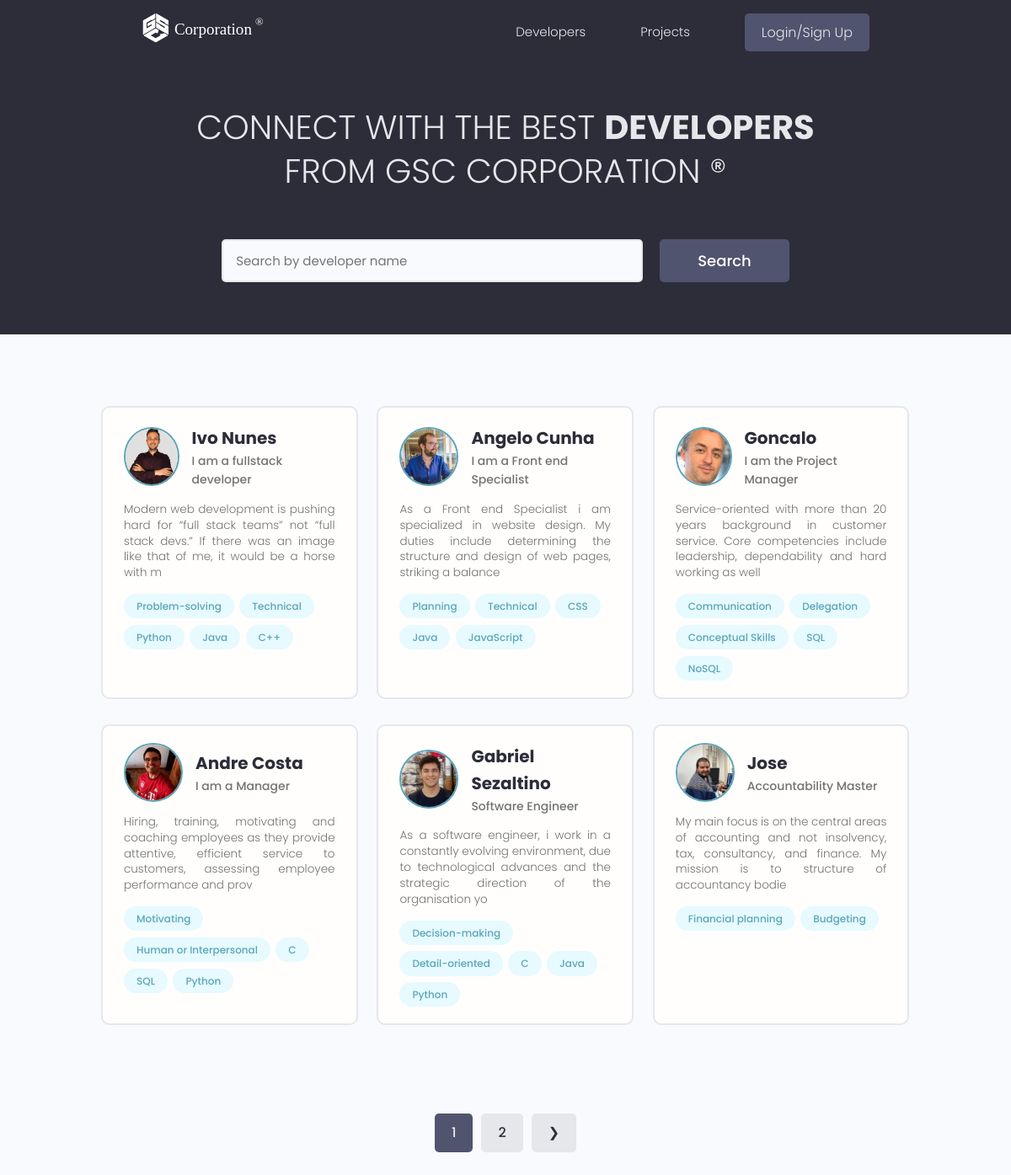
The page / on the database its author committed.
### users/models.py (models this page shows, shortened)
class Profile(models.Model):
    user = models.OneToOneField(User, on_delete=models.CASCADE, null=True, blank=True)
    username = models.CharField(max_length=200, blank=True, null=True)
    name = models.CharField(max_length=200, blank=True, null=True)
    email = models.EmailField(max_length=500, blank=True, null=True)
    location = models.CharField(max_length=200, blank=True, null=True)
    short_intro = models.CharField(max_length=200, blank=True, null=True)
    bio = models.TextField(blank=True, null=True)
    profile_image = models.ImageField(null=True, blank=True, upload_to="profiles/", default="profiles/user-default.png")
    social_github = models.CharField(max_length=200, blank=True, null=True)
    social_twitter = models.CharField(max_length=200, blank=True, null=True)
    social_linkedin = models.CharField(max_length=200, blank=True, null=True)
    social_website = models.CharField(max_length=200, blank=True, null=True)
    created = models.DateTimeField(auto_now_add=True)
    id = models.UUIDField(default=uuid.uuid4, unique=True, primary_key=True, editable=False)
    class Meta:
        ordering=['created']

class Skill(models.Model):
    owner = models.ForeignKey(Profile, on_delete=models.CASCADE, null=True, blank=True)
    name = models.CharField(max_length=200, blank=True, null=True)
    description = models.TextField(blank=True, null=True)
    created = models.DateTimeField(auto_now_add=True)
    id = models.UUIDField(default=uuid.uuid4, unique=True, primary_key=True, editable=False)
    def __str__(self):
        return str(self.name )

### users/views.py (the view)
# urls.py: path('', views.profiles, name='profiles'),
def profiles(request):
    profiles, search_query = search_profiles(request)
    custom_range, profiles = pagination_profiles(request, profiles, 6)
    context ={
        'profiles':profiles,'search_query':search_query,
        'custom_range':custom_range,
    }
    return render(request, 'users/profiles.html', context)

### users/utils.py (called while the page is built)
def search_profiles(request):
    search_query = ""
    if request.GET.get('search_query'):
        search_query = request.GET.get('search_query')
    skills = Skill.objects.filter(name__icontains=search_query)
    profiles = Profile.objects.distinct().filter(Q(name__icontains=search_query) |
                                                 Q(short_intro__icontains=search_query) |
                                                 Q(skill__in=skills))
    return profiles, search_query

def pagination_profiles(request, profiles, results):
    page = request.GET.get('page')
    paginator = Paginator(profiles, results)
    try:
        profiles = paginator.page(page)
    except PageNotAnInteger:
        page=1
        profiles = paginator.page(page)
    except EmptyPage:
        page = paginator.num_pages
    left_index = (int(page)-4)
    if left_index < 1:
        left_index = 1
    right_index = (int(page)+5)
    if right_index > paginator.num_pages:
        right_index = paginator.num_pages+1
    custom_range = range(left_index, right_index)
    return custom_range, profiles

### users/templates/users/profiles.html (shortened to what this page needs)
{% extends 'main.html' %}
{% block content %}
 <main class="home">
    <section class="hero-section text-center">
      <div class="container container--narrow">
        <div class="hero-section__box">
          <h2>CONNECT WITH THE BEST <span>DEVELOPERS</span></h2>
          <h2>FROM GSC CORPORATION ®</h2>
        </div>
        <div class="hero-section__search">
          <form id="search_form" class="form" action="{% url 'profiles' %}" method="get">
            <div class="form__field">
              <input class="input input--text" id="formInput#search" type="text" name="search_query"
                value="{{search_query}}" placeholder="Search by developer name" />
            </div>
            <input class="btn btn--sub btn--lg" type="submit" value="Search" />
          </form>
        </div>
      </div>
    </section>
    <section class="devlist">
      <div class="container">
        <div class="grid grid--three">
            {% for profile in profiles %}
          <div class="column card">
            <div class="dev">
              <a href="{% url 'profile' profile.id %}" class="card__body">
                <div class="dev__profile">
                  <img class="avatar avatar--md" src="{{profile.profile_image.url}}" alt="image" />
                  <div class="dev__meta">
                    <h3>{{profile.name}}</h3>
                    <h5>{{profile.short_intro}}</h5>
                  </div>
                </div>
                <p class="dev__info">
                  {{profile.bio|slice:"150"}}
                </p>
                <div class="dev__skills">
                    {% for skill in profile.skill_set.all|slice:5 %}
                  <span class="tag tag--pill tag--main">
                    <small>{{skill}}</small>
                  </span>
                  {% endfor %}
                </div>
              </a>
            </div>
          </div>
          {% endfor %}
        </div>
      </div>
    </section>
    {% include 'pagination.html' with queryset=profiles custom_range=custom_range %}
  </main>
{% endblock content %}

### templates/main.html (shortened to what this page needs)
{% load static %}
<!DOCTYPE html>
<html lang="en">
<head>
  <link rel="stylesheet" href="https://cdn.iconmonstr.com/1.3.0/css/iconmonstr-iconic-font.min.css" />
  <link rel="stylesheet" href="{% static 'uikit/styles/uikit.css' %}" />
  <link rel="stylesheet" href="{% static 'styles/app.css'%}" />
</head>
<body>
   {% include 'navbar.html' %}
   {% block content %}
   {% endblock content %}
</body>
</html>

### templates/navbar.html (shortened to what this page needs)
{% load static %}
<header class="header">
    <div class="container container--narrow">
      <a href="{% url 'profiles' %}" class="header__logo">
        <img src="{% static 'images/gsc.svg' %}" alt="DevSearch Logo" />
      </a>
      <nav class="header__nav">
        <ul class="header__menu">
          <li class="header__menuItem"><a href="{% url 'profiles'%}">Developers</a></li>
          <li class="header__menuItem"><a href="{% url 'projects'%}">Projects</a></li>
          {% if request.user.is_authenticated %}
          <li class="header__menuItem"><a href="{% url 'inbox' %}">Inbox</a></li>
          <li class="header__menuItem"><a href="{% url 'account' %}">Account</a></li>
          <li class="header__menuItem"><a href="{% url 'logout' %}" class="btn btn--sub">Logout</a></li>
          {% else %}
          <li class="header__menuItem"><a href="{% url 'login' %}" class="btn btn--sub">Login/Sign Up</a></li>
          {% endif %}
        </ul>
      </nav>
    </div>
  </header>

### templates/pagination.html (shortened to what this page needs)
{% if queryset.has_other_pages %}
<div class="pagination">
  <ul class="container">
    {% for page in custom_range %}
        {% if page == queryset.number %}
        <li><a href="?page={{page}}" class="btn page-link btn--sub" data-page="{{page}}">{{page}}</a></li>
        {% else %}
        <li><a href="?page={{page}}" class="btn page-link" data-page="{{page}}">{{page}}</a></li>
        {% endif %}
    {% endfor %}
    {% if queryset.has_next %}
    <li><a href="?page={{queryset.next_page_number}}" class="btn page-link" data-page="{{queryset.next_page_number}}">&#10095;</a></li>
    {% endif %}
  </ul>
</div>
{% endif %}

### static/styles/app.css (style rules this page uses)
:root { --color-sub: #2d2d39; }
.btn--sub { background-color: var(--color-sub-light); }
.card { border: 2px solid var(--color-light); }
img { width: 100%; }
.header { position: sticky; z-index: 111; background-color: var(--color-sub); padding: 1.5rem 0; }
.header > .container { display: flex; justify-content: space-between; align-items: center; }
.header__logo > img { height: 3.8rem; }
.header__nav > ul { display: inline-flex; align-items: center; list-style: none; gap: 6.5rem; }
.header__menuItem > a { color: var(--color-light); font-weight: 300; }
.hero-section { height: 40vh; display: flex; align-items: center; background-color: var(--color-sub); }
.hero-section__box { margin-bottom: 4rem; }
.hero-section__box > h2, .hero-section__box > h2 > span { font-size: 4rem; color: var(--color-light); line-height: 1.3; text-transform: uppercase; }
.hero-section__box > h2 { font-weight: 300; }
.hero-section__box > h2 > span { font-weight: 700; }
.hero-section__search > .form { display: flex; align-items: center; justify-content: center; gap: 2rem; }
.hero-section__search > .form input.input--text { width: 50rem; }
.devlist { margin-top: 8rem; }
.devlist .grid { align-items: stretch; }
.devlist .dev .dev__profile { display: flex; align-items: center; gap: 1.5rem; }
.devlist .dev .dev__meta h3 { color: var(--color-sub); font-size: 2rem; font-weight: 700; }
.devlist .dev .dev__meta h5 { color: var(--color-text); font-size: 1.4rem; font-weight: 500; }
.devlist .dev .dev__info { margin: 1.5rem 0; font-size: 1.35rem; line-height: 1.4; text-align: justify; }
.pagination { margin-top: 8rem; margin-bottom: 10rem; }
.pagination > ul { flex-wrap: wrap; list-style: none; display: flex; align-items: center; justify-content: center; gap: 1rem; }
.pagination .btn { color: var(--color-sub); }
.pagination .btn.btn--sub { color: var(--color-light); }

### static/uikit/styles/modules/_variables.css (style rules this page uses)
:root { --color-main: #5aa5b9; --color-main-light: #e6faff; --color-sub: #3f4156; --color-sub-light: #51546e; --color-sub-lighter: #ededfd; --color-text: #737373; --color-gray: #8b8b8b; --color-light: #e5e7eb; --color-light-gray: #767676; --color-bg: #f8fafd; --color-white: #fffefd; --color-white-light: #f3f3f3; --color-success: #359e64; --color-success-bg: #def8e8; --color-error: #fc4b0b; --color-error-bg: #fff2ee; --font-base: 'Poppins', arial, helvetica, 'Segoe UI', roboto, ubuntu, sans-serif; --font-monospace: 'Fira Code', 'Courier New', courier, monospace; --font-regular: 300; --font-medium: 500; --font-bold: 700; --generic-shadow: 1px 1px 5px #00000010; --generic-transition: all 0.3s ease-in-out; }

### static/uikit/styles/modules/_base.css (style rules this page uses)
* { margin: 0; padding: 0; box-sizing: border-box; text-rendering: optimizeLegibility; color: inherit; font-size: inherit; }
html { font-size: 50%; }
@media only screen and (min-width: 480px) { html { font-size: 56.25%; } }
@media only screen and (min-width: 1200px) { html { font-size: 62.5%; } }
body { line-height: 1.6; font-weight: 400; font-size: 1.5rem; color: var(--color-text); background-color: var(--color-bg); min-height: 100vh; }

### static/uikit/styles/modules/_typography.css (style rules this page uses)
* { font-family: var(--font-base); }
h2 { font-size: 3.6rem; font-weight: var(--font-bold); }
h3 { font-size: 3.2rem; font-weight: var(--font-medium); }
h5 { font-size: 2.4rem; font-weight: var(--font-medium); }
h5, h6 { font-weight: var(--font-regular); }
p, span, strong { font-size: 1.6rem; color: var(--color-text); font-weight: var(--font-regular); }
a { padding-bottom: 2px; text-decoration: none; display: inline-block; color: var(--color-main); font-weight: var(--font-medium); }

### static/uikit/styles/modules/_utilities.css (style rules this page uses)
.container { width: 92%; max-width: 165rem; margin: 0 auto; box-sizing: border-box; }
.container--narrow { width: 92%; max-width: 120rem; }
@media screen and (min-width: 1000px) { .container { width: 90%; } }
@media screen and (min-width: 1000px) { .container--narrow { width: 85%; } }
@media screen and (min-width: 1200px) { .container { width: 80%; } }
@media screen and (min-width: 1200px) { .container--narrow { width: 72%; } }
.text-center { text-align: center; }

### static/uikit/styles/modules/_avatar.css (style rules this page uses)
.avatar { border-radius: 50%; border: 2px solid var(--color-main); object-fit: cover; }
.avatar--md { height: 7rem; width: 7rem; }

### static/uikit/styles/modules/_card.css (style rules this page uses)
.card { border-radius: 1rem; background-color: var(--color-white); border: 1.5px solid var(--color-light); width: auto; height: auto; margin-top: 0.5rem; margin-bottom: 0.5rem; overflow: hidden; }
.card__body, .card__header { padding: 2rem 2.5rem; }

### rows shown on the page
Profile: profile_image (picture), name "Ivo Nunes", short_intro "I am a fullstack developer", bio "Modern web development is pushing hard for “full stack teams” not “full stack devs.” If there was an image like that of me, it would be a horse with m"
Skill: name "Problem-solving"
Skill: name "Technical"
Skill: name "Python"
Skill: name "Java"
Skill: name "C++"
Profile: profile_image (picture), name "Angelo Cunha", short_intro "I am a Front end Specialist", bio "As a Front end Specialist i am specialized in website design. My duties include determining the structure and design of web pages, striking a balance"
Skill: name "Planning"
Skill: name "Technical"
Skill: name "CSS"
Skill: name "Java"
Skill: name "JavaScript"
Profile: profile_image (picture), name "Goncalo", short_intro "I am the Project Manager", bio "Service-oriented with more than 20 years background in customer service. Core competencies include leadership, dependability and hard working as well"
Skill: name "Communication"
Skill: name "Delegation"
Skill: name "Conceptual Skills"
Skill: name "SQL"
Skill: name "NoSQL"
Profile: profile_image (picture), name "Andre Costa", short_intro "I am a Manager", bio "Hiring, training, motivating and coaching employees as they provide attentive, efficient service to customers, assessing employee performance and prov"
Skill: name "Motivating"
Skill: name "Human or Interpersonal"
Skill: name "C"
Skill: name "SQL"
Skill: name "Python"
Profile: profile_image (picture), name "Gabriel Sezaltino", short_intro "Software Engineer", bio "As a software engineer, i work in a constantly evolving environment, due to technological advances and the strategic direction of the organisation yo"
Skill: name "Decision-making"
Skill: name "Detail-oriented"
Skill: name "C"
Skill: name "Java"
Skill: name "Python"
Profile: profile_image (picture), name "Jose", short_intro "Accountability Master", bio "My main focus is on the central areas of accounting and not insolvency, tax, consultancy, and finance. My mission is to structure of accountancy bodie"
Skill: name "Financial planning"
Skill: name "Budgeting"

### other values the page prints
{{ page }} "1"
{{ page }} "2"
